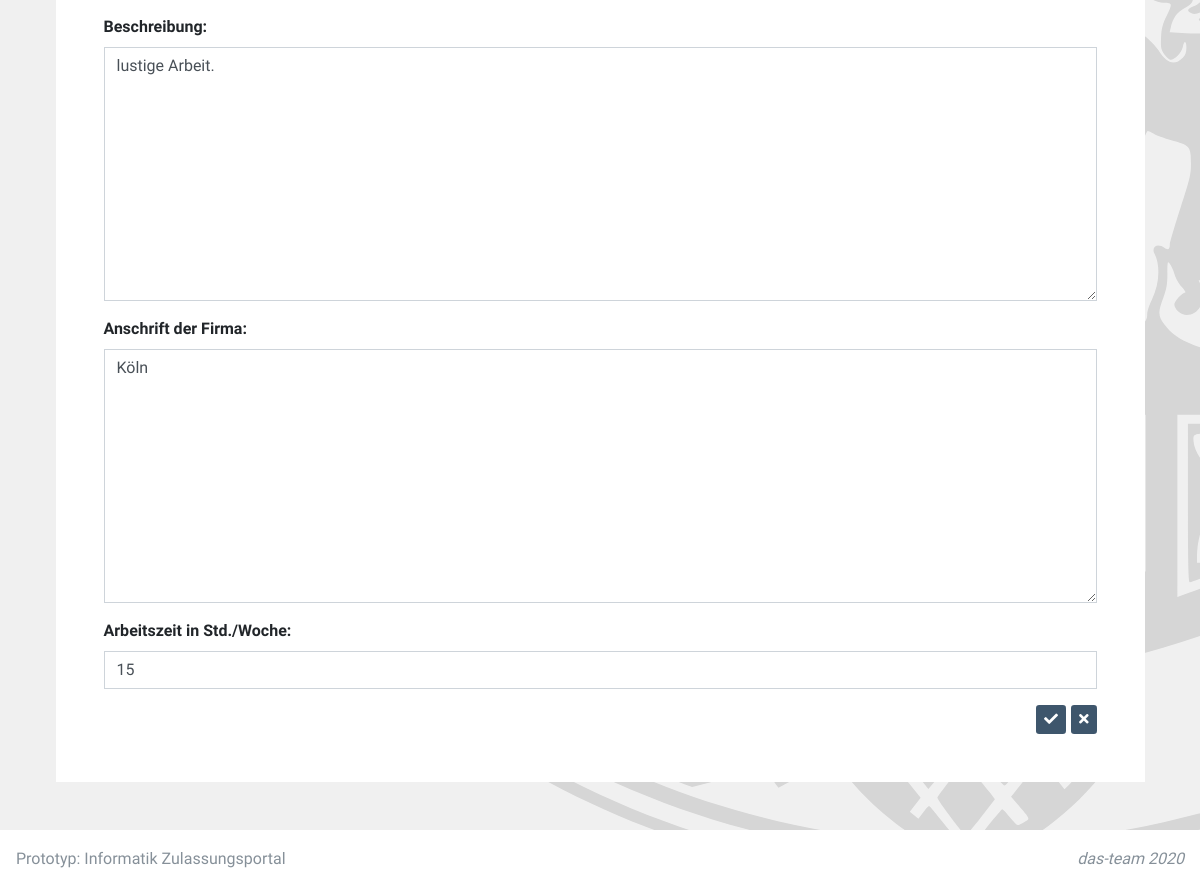
The page /updateworkexp/2/ (signed in, lower part) on the database as committed earlier.
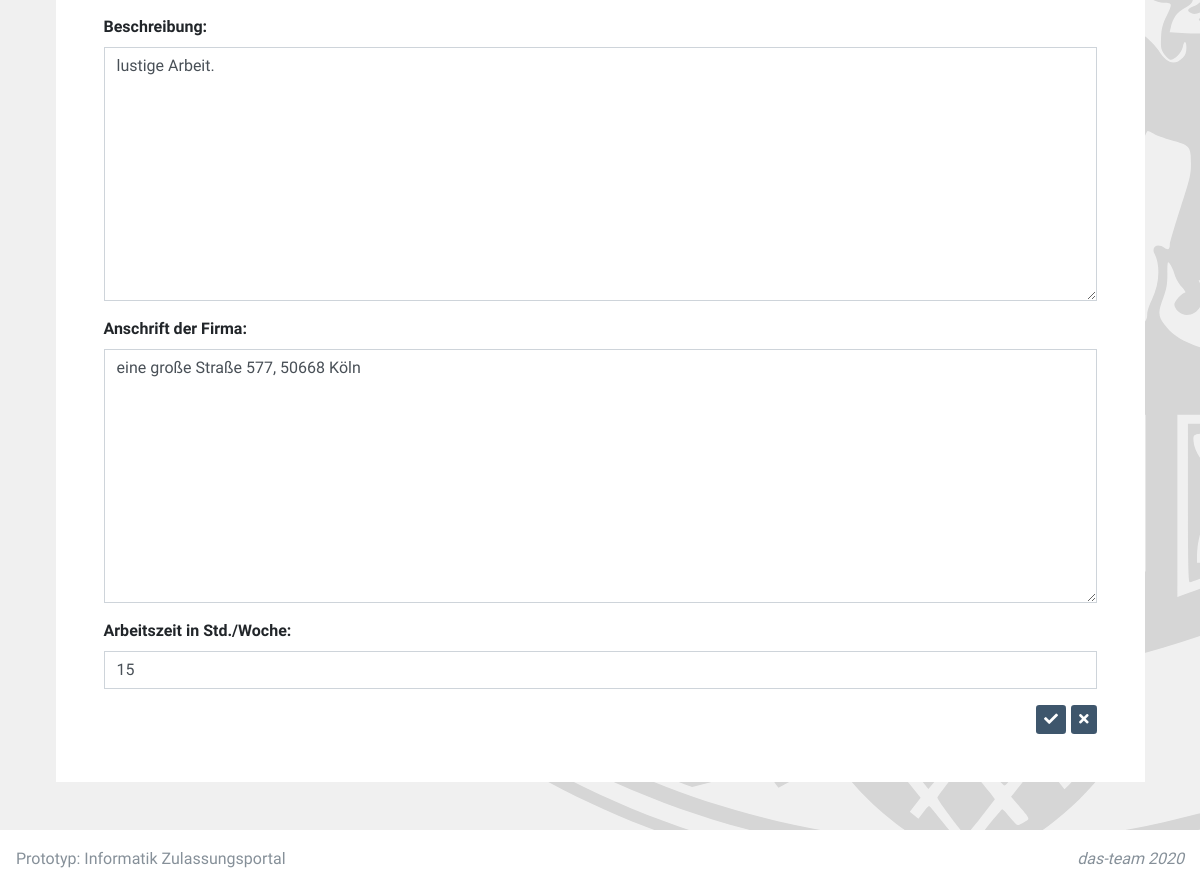
The same page on the database as committed later.
### admissionspace/models.py (models this page shows, shortened)
class WorkExperience(models.Model):
    candidate = models.ForeignKey(User, on_delete=models.CASCADE)
    company_name = models.CharField(max_length=128)
    starting_date = models.DateField()
    end_date = models.DateField()
    employment_relationship = models.CharField(max_length=128)
    industry = models.CharField(max_length=128)
    supervisor = models.CharField(max_length=128)
    specialisation = models.CharField(max_length=128)
    task_description = models.TextField()
    company_address = models.TextField()
    avg_weekly_working_time = models.IntegerField()

### admissionspace/views/bewerber.py (the view)
# urls.py: path('updateworkexp/<slug:pk>/', bewerber_views.WorkExperienceUpdateView.as_view(),
@method_decorator([login_required, bewerber_required], name='dispatch')
class WorkExperienceUpdateView(UpdateView):
    model = WorkExperience
    template_name = 'admissionspace/applications/work_experience.html'
    form_class = WorkExperienceForm
    success_url = reverse_lazy('applicant_index')

### templates/admissionspace/applications/work_experience.html (shortened to what this page needs)
{% extends 'base.html' %}
{% load static %}
{% block main_content %}
     <form method="post">
    <div class="row">
        <div class="col-12">
            <div class="card custom-card">
                <div class="card-body p-0 custom-body-padding">
                   <form method="post">
        {{ form.as_p }}
        <button type="button"
                onclick="javascript:location.href='{% url 'applicant_index' %}'"
                      class="btn btn-sm btn-primary custom-btn-primary float-right"
                     >
                            <i class="fas fa-times"></i>
                        </button>
                        <button
                                type="submit"
                                 style="margin-right: 5px;"
                        class="btn btn-sm btn-primary custom-btn-primary float-right"
                        ><i class="fas fa-check"></i>
                        </button>
                       </form>
                </div>
            </div>
        </div>
    </div>
     </form>
{% endblock %}

Rows that differ between the two databases and show on the page:
changed WorkExperience "lustige Arbeit.": company_address "Köln" → "eine große Straße 577, 50668 Köln"
